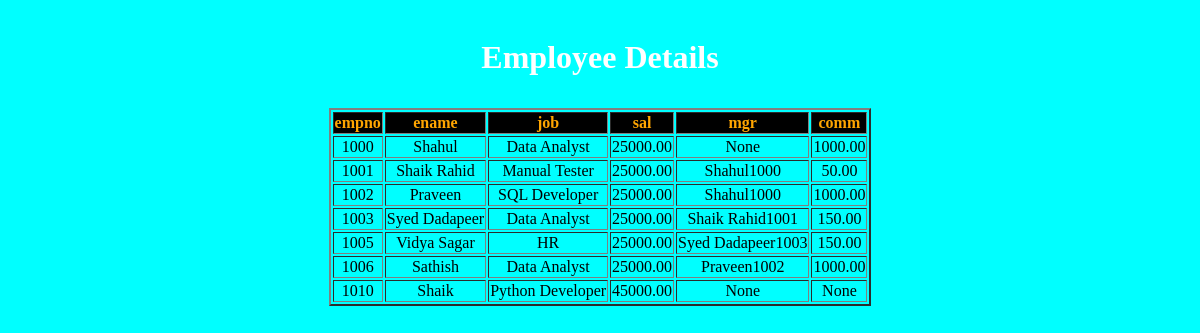
The app's page /Emp/ with its own data.
### app/models.py (models this page shows)
class emp(models.Model):
    empno = models.IntegerField(primary_key=True,)
    ename = models.CharField(max_length=25,null=False)
    mgr = models.ForeignKey('self',on_delete=models.SET_NULL,null=True,blank=True)
    job = models.CharField(max_length=25)
    comm = models.DecimalField(max_digits=10,decimal_places=2,null=True,blank=True)
    sal = models.DecimalField(max_digits=10,decimal_places=2)
    deptno = models.ForeignKey('dept',on_delete=models.CASCADE)
    def __str__(self) -> str:
        return self.ename + str(self.empno)

### app/views.py (the view)
# urls.py: path('Emp/',Emp,name='Emp'),
def Emp(request):
    EDO = emp.objects.select_related().all()
    d={'EDO':EDO}
    return render(request,'Emp.html',context=d)

### templates/Emp.html (shortened to what this page needs)
<!DOCTYPE html>
<html lang="en">
<head>
</head>
<body>
    <center>
        <marquee behavior="" direction="" class="two"><h1>Employee Details</h1></marquee>
        <table border="2px">
            <tr align="center" class="one">
                <th>empno</th>
                <th>ename</th>
                <th>job</th>
                <th>sal</th>
                <th>mgr</th>
                <th>comm</th>
            </tr>
            {% for empd in EDO %}
            <tr align="center">
                <td>
                    {{empd.empno}}
                </td>
                <td>
                    {{empd.ename}}
                </td>
                <td>
                    {{empd.job}}
                </td>
                <td>
                    {{empd.sal}}
                </td>
                <td>
                    {{empd.mgr}}
                </td>
                <td>
                    {{empd.comm}}
                </td>
            </tr>
            {% endfor%}
        </table>
    </center>
</body>
</html>

### templates/Emp.html (style rules this page uses)
body { background-color: aqua; }
.one { color: orange; background-color: black; box-shadow: 0px,0px,white 20px; }
.two { color: White; padding: 10px; }

### records on screen
emp: empno "1000", ename "Shahul", job "Data Analyst", sal "25000.00", mgr "None", comm "1000.00"
emp: empno "1001", ename "Shaik Rahid", job "Manual Tester", sal "25000.00", mgr "Shahul1000", comm "50.00"
emp: empno "1002", ename "Praveen", job "SQL Developer", sal "25000.00", mgr "Shahul1000", comm "1000.00"
emp: empno "1003", ename "Syed Dadapeer", job "Data Analyst", sal "25000.00", mgr "Shaik Rahid1001", comm "150.00"
emp: empno "1005", ename "Vidya Sagar", job "HR", sal "25000.00", mgr "Syed Dadapeer1003", comm "150.00"
emp: empno "1006", ename "Sathish", job "Data Analyst", sal "25000.00", mgr "Praveen1002", comm "1000.00"
emp: empno "1010", ename "Shaik", job "Python Developer", sal "45000.00", mgr "None", comm "None"
